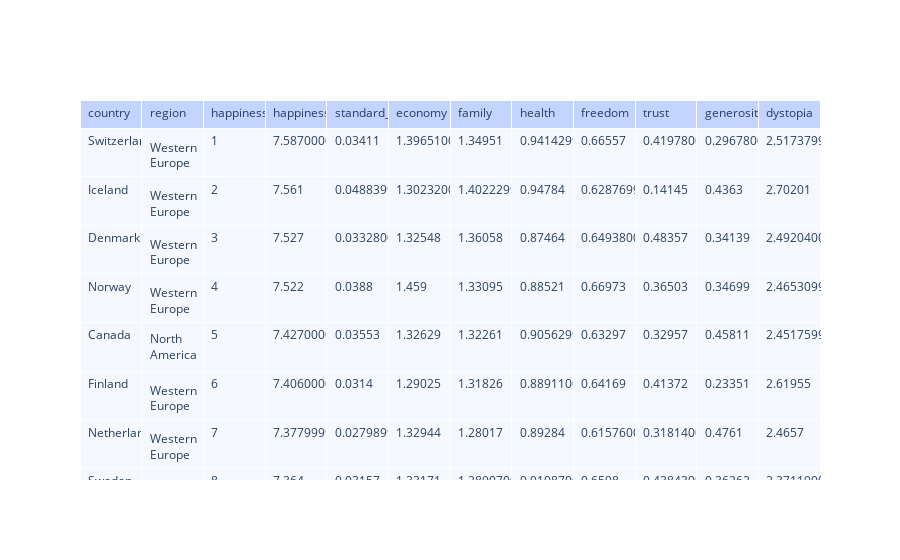

This figure's notebook cell:
### Code cell
trace = go.Table(
    header=dict(values=list(data2015.columns),
                fill = dict(color='#C2D4FF'),
                align = ['left'] * 5),
    cells=dict(values=[data2015.country, data2015.region, data2015.happiness_rank, data2015.happiness_score, data2015.standard_error,data2015.economy,data2015.family, data2015.health,data2015.freedom,data2015.trust,data2015.generosity,data2015.dystopia],
               fill = dict(color='#F5F8FF'),
               align = ['left'] * 5))

data = [trace]
fig = dict(data = data)
iplot(fig)

### Figure 1 — Plotly figure (JSON) as saved in the notebook; plotly's stock layout.template omitted (floating-point values rounded to 4 significant figures; data arrays with more than 128 entries replaced by an {"elided": "..."} marker saying what was removed)
{"data": [{"cells": {"align": ["left", "left", "left", "left", "left"], "fill": {"color": "#F5F8FF"}, "values": {"elided": "12x158 mixed values"}}, "header": {"align": ["left", "left", "left", "left", "left"], "fill": {"color": "#C2D4FF"}, "values": ["country", "region", "happiness_rank", "happiness_score", "standard_error", "economy", "family", "health", "freedom", "trust", "generosity", "dystopia"]}, "type": "table"}], "layout": {}}
